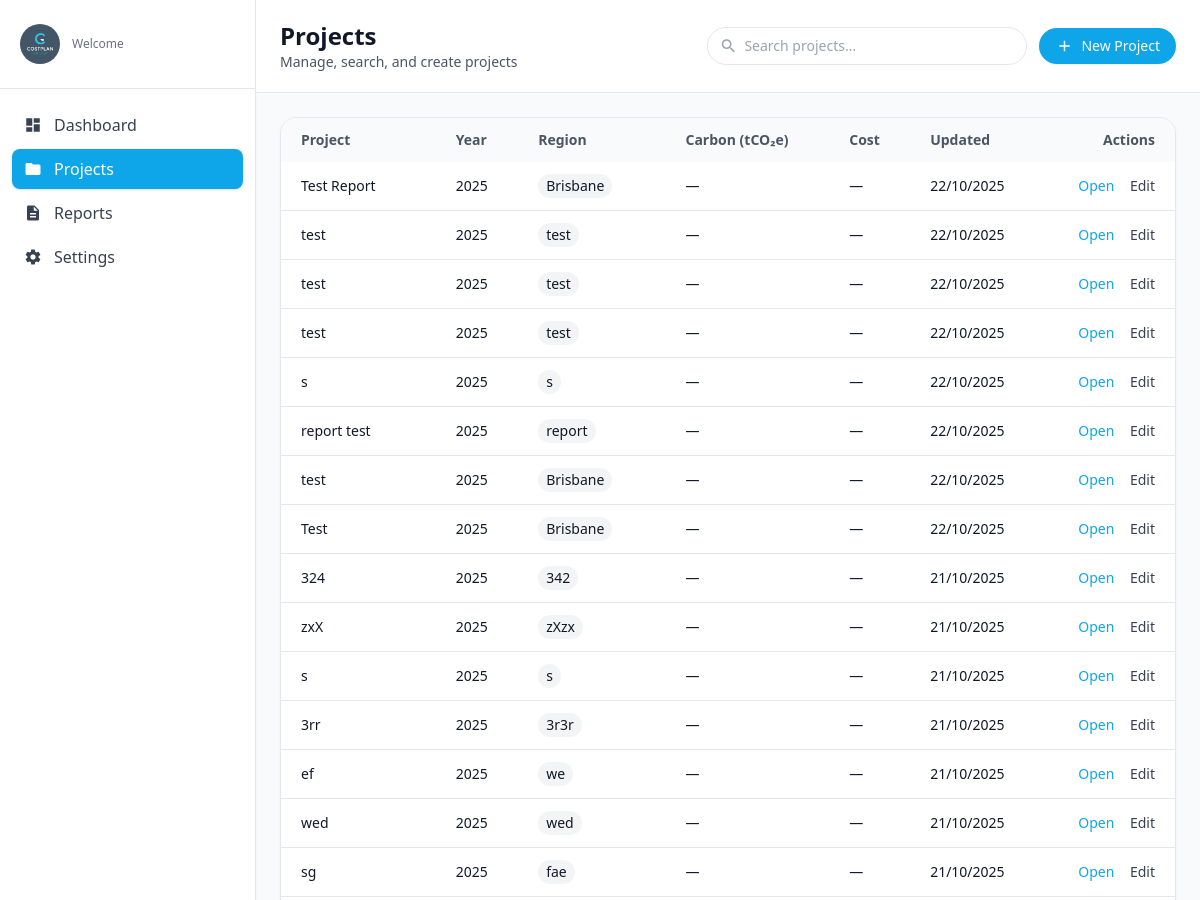
The page /projects/ (signed in, upper part) on the database as committed earlier.
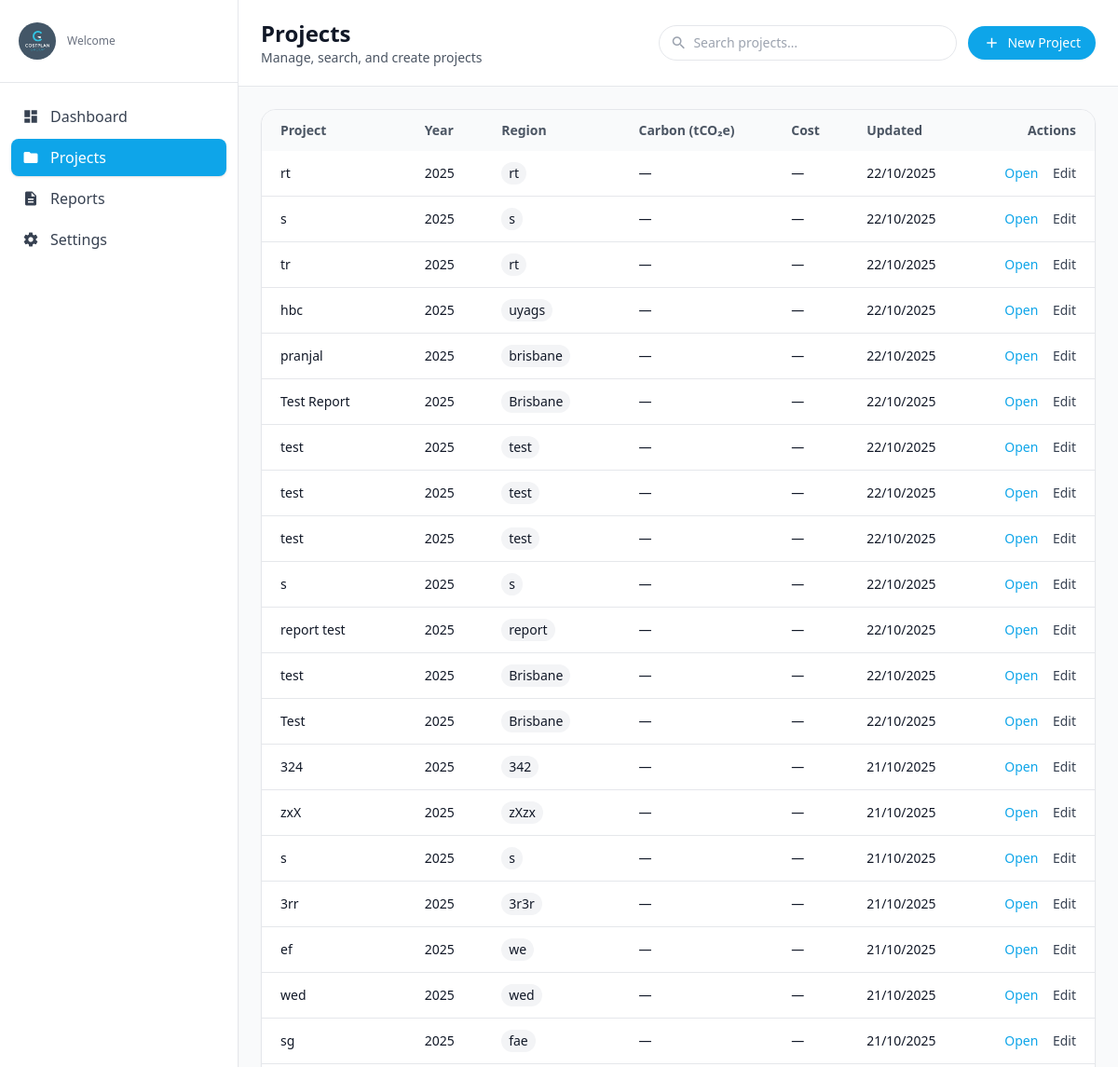
The same page on the database as committed later.
### app1/models.py (models this page shows, shortened)
class Metrics(models.Model):
    id = models.AutoField(primary_key=True)
    user = models.ForeignKey(User, on_delete=models.SET_NULL, null=True, blank=True, related_name="metrics")
    project_code = models.CharField(max_length=120, null=True, blank=True)  # Free-form link to a project
    building_type = models.CharField(max_length=120, null=True, blank=True)
    roof_area_m2 = models.DecimalField(max_digits=12, decimal_places=2, null=True, blank=True)
    roof_percent_gifa = models.DecimalField(max_digits=6, decimal_places=2, null=True, blank=True)
    basement_present = models.BooleanField(default=False)
    basement_size_m2 = models.DecimalField(max_digits=12, decimal_places=2, null=True, blank=True)
    basement_percent_gifa = models.DecimalField(max_digits=6, decimal_places=2, null=True, blank=True)
    num_apartments = models.PositiveIntegerField(null=True, blank=True)
    num_keys = models.PositiveIntegerField(null=True, blank=True)
    num_wcs = models.PositiveIntegerField(null=True, blank=True)
    gifa_m2 = models.DecimalField("GIFA (m²)", max_digits=14, decimal_places=2, null=True, blank=True)
    external_wall_area_m2 = models.DecimalField(max_digits=14, decimal_places=2, null=True, blank=True)
    external_openings_m2 = models.DecimalField(max_digits=14, decimal_places=2, null=True, blank=True)
    building_footprint_m2 = models.DecimalField(max_digits=14, decimal_places=2, null=True, blank=True)
    total_budget_aud = models.DecimalField(max_digits=16, decimal_places=2, null=True, blank=True)
    selected_intervention_ids = models.JSONField(default=list, blank=True)  # Store selected intervention IDs
    project_name = models.CharField(max_length=255, null=True, blank=True)
    location = models.CharField(max_length=255, null=True, blank=True)
    created_at = models.DateTimeField(auto_now_add=True)
    updated_at = models.DateTimeField(auto_now=True)
    class Meta:
        db_table = "Metrics"
        indexes = [
            models.Index(fields=["building_type"]),
            models.Index(fields=["project_code"]),
            models.Index(fields=["created_at"]),
        ]

### app1/views.py (the view)
# urls.py: path('projects/', views.projects_view, name='projects'),  # List of projects
@login_required(login_url='login')
def projects_view(request: HttpRequest):
    q = (request.GET.get("q") or "").strip()
    qs = Metrics.objects.all().order_by("-updated_at", "-created_at")
    if q:
        qs = qs.filter(
            Q(project_name__icontains=q)
            | Q(building_type__icontains=q)
            | Q(location__icontains=q)
        )
    return render(request, "projects.html", {"projects": qs, "query": q})

### app1/context_processors.py (called while the page is built)
def theme_context(request):
    current_theme = request.session.get('user_theme', 'light')
    return {
        'current_theme': current_theme,  # Theme used in templates
        'user_theme': current_theme,     # Duplicate key for backward compatibility
    }

### app1/templates/projects.html (shortened to what this page needs)
{% load static %}
{% load humanize %}
<!DOCTYPE html>
<html lang="en">
<head>
  <script src="https://cdn.tailwindcss.com"></script>
</head>
<body class="min-h-screen bg-gray-50 text-gray-900">
  <div class="flex min-h-screen">
    <aside class="w-64 shrink-0 bg-white border-r shadow-sm">
      <div class="px-5 py-6 border-b">
        <div class="flex items-center gap-3">
          <img src="{% static 'images/img4.jpg' %}" alt="Logo" class="w-10 h-10 rounded-full object-cover">
          <div>
            <p class="text-xs text-gray-500">Welcome</p>
          </div>
        </div>
      </div>
      <nav class="px-3 py-4 space-y-1">
        <a href="{% url 'dashboard' %}"
           class="flex items-center gap-3 px-3 py-2 rounded-lg {% if 'dashboard' in request.path %}bg-brand text-white shadow{% else %}text-gray-700 hover:bg-gray-100{% endif %}">
          <span class="material-icons text-[18px]">dashboard</span> Dashboard
        </a>
        <a href="{% url 'projects' %}"
           class="flex items-center gap-3 px-3 py-2 rounded-lg {% if 'projects' in request.path %}bg-brand text-white shadow{% else %}text-gray-700 hover:bg-gray-100{% endif %}">
          <span class="material-icons text-[18px]">folder</span> Projects
        </a>
        <a href="{% url 'reports' %}" class="flex items-center gap-3 px-3 py-2 rounded-lg text-gray-700 hover:bg-gray-100">
          <span class="material-icons text-[18px]">description</span> Reports
        </a>
        <a href="{% url 'settings' %}" class="flex items-center gap-3 px-3 py-2 rounded-lg text-gray-700 hover:bg-gray-100">
          <span class="material-icons text-[18px]">settings</span> Settings
        </a>
      </nav>
    </aside>
    <main class="flex-1">
      <header class="bg-white border-b">
        <div class="max-w-7xl mx-auto px-6 py-5">
          <div class="flex flex-col gap-4 md:flex-row md:items-center md:justify-between">
            <div>
              <h1 class="text-2xl font-semibold">Projects</h1>
              <p class="text-sm text-gray-600">Manage, search, and create projects</p>
            </div>
            <div class="flex items-center gap-3 w-full md:w-auto">
              <div class="relative flex-1 md:w-80">
                <span class="material-icons absolute left-3 top-1/2 -translate-y-1/2 text-gray-400 text-[18px]">search</span>
                <input id="searchProjects" type="text" placeholder="Search projects…"
                       class="w-full rounded-full border pl-9 pr-3 py-2 text-sm bg-white focus:outline-none focus:ring-2 focus:ring-brand/30 focus:border-brand">
              </div>
              <a href="{% url 'create_project' %}"
                 class="inline-flex items-center gap-2 rounded-full bg-brand px-4 py-2 text-white text-sm font-medium shadow-sm hover:bg-brand-600">
                <span class="material-icons text-[18px]">add</span> New Project
              </a>
            </div>
          </div>
        </div>
      </header>
      <div class="max-w-7xl mx-auto px-6 py-6">
        <section class="bg-white border rounded-2xl shadow-sm overflow-x-auto">
          <table class="min-w-full text-sm">
            <thead class="bg-gray-50 text-gray-600">
              <tr>
                <th class="text-left px-5 py-3">Project</th>
                <th class="text-left px-5 py-3">Year</th>
                <th class="text-left px-5 py-3">Region</th>
                <th class="text-left px-5 py-3">Carbon (tCO₂e)</th>
                <th class="text-left px-5 py-3">Cost</th>
                <th class="text-left px-5 py-3">Updated</th>
                <th class="text-right px-5 py-3">Actions</th>
              </tr>
            </thead>
            <tbody id="projectRows" class="divide-y">
              {% for p in projects %}
              <tr class="hover:bg-gray-50" data-name="{{ p.project_name|default_if_none:'' }}">
                <td class="px-5 py-3 font-medium">
                  <a href="{% url 'project_detail' p.id %}" class="hover:underline">
                    {% if p.project_name %}{{ p.project_name }}{% else %}Project #{{ p.id }}{% endif %}
                  </a>
                </td>
                <td class="px-5 py-3">
                  {% if p.updated_at %}{{ p.updated_at|date:"Y" }}
                  {% elif p.created_at %}{{ p.created_at|date:"Y" }}
                  {% else %}—{% endif %}
                </td>
                <td class="px-5 py-3">
                  <span class="inline-flex items-center rounded-full bg-gray-100 px-2 py-0.5">
                    {{ p.location|default:"—" }}
                  </span>
                </td>
                <td class="px-5 py-3">—</td>
                <td class="px-5 py-3">
                  {% if p.estimated_auto_budget_aud %}
                    ${{ p.estimated_auto_budget_aud|floatformat:0|intcomma }}
                  {% else %}—{% endif %}
                </td>
                <td class="px-5 py-3">
                  {% if p.updated_at %}{{ p.updated_at|date:"d/m/Y" }}
                  {% elif p.created_at %}{{ p.created_at|date:"d/m/Y" }}
                  {% else %}—{% endif %}
                </td>
                <td class="px-5 py-3 space-x-3 text-right">
                  <a href="{% url 'project_detail' p.id %}" class="text-brand hover:text-brand-700">Open</a>
                  <a href="{% url 'project_detail' p.id %}?edit=1" class="text-gray-700 hover:text-gray-900">Edit</a>
                </td>
              </tr>
              {% empty %}
              <tr>
                <td colspan="7" class="px-5 py-6 text-gray-500">No projects found.</td>
              </tr>
              {% endfor %}
            </tbody>
          </table>
        </section>
      </div>
    </main>
  </div>
</body>
</html>

Rows that differ between the two databases and show on the page:
added Metrics: project_name "rt", updated_at "2025", location "rt", updated_at "22/10/2025"
added Metrics: project_name "s", updated_at "2025", location "s", updated_at "22/10/2025"
added Metrics: project_name "tr", updated_at "2025", location "rt", updated_at "22/10/2025"
added Metrics: project_name "hbc", updated_at "2025", location "uyags", updated_at "22/10/2025"
added Metrics: project_name "pranjal", updated_at "2025", location "brisbane", updated_at "22/10/2025"
